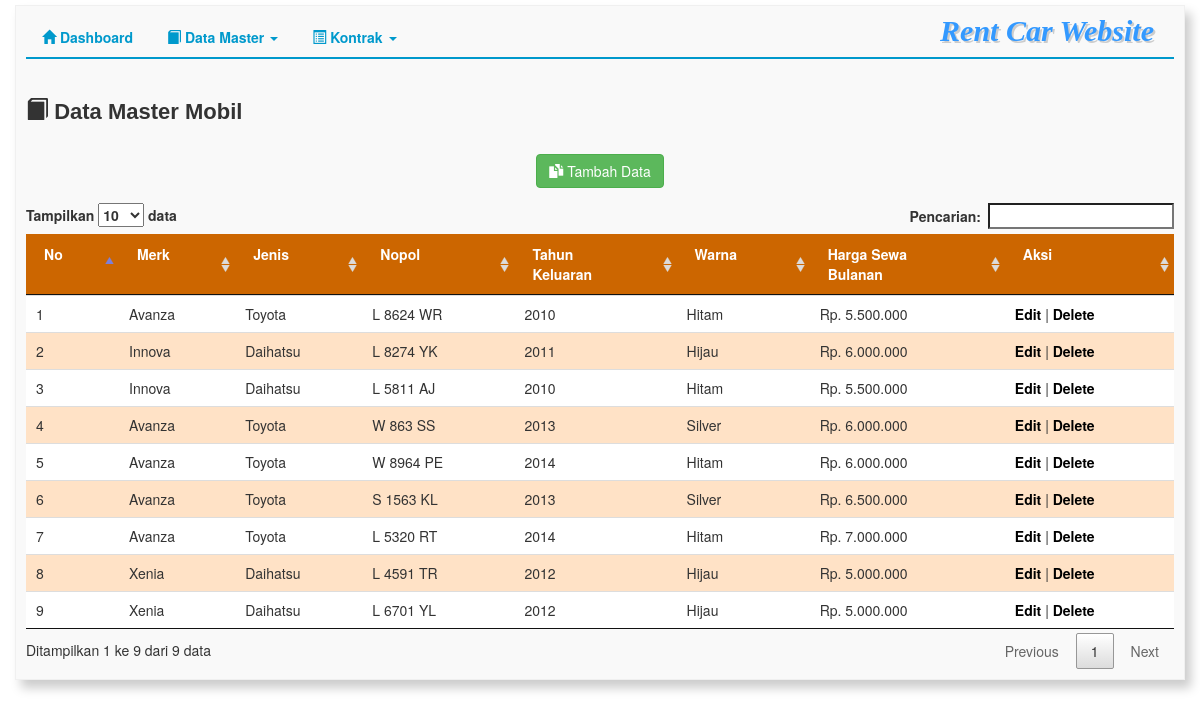
Page /index.php/master/mobil on the committed database.
### tables this page shows
CREATE TABLE IF NOT EXISTS `m_mobil` (
  `id_mobil` int(11) NOT NULL AUTO_INCREMENT,
  `merk` varchar(500) NOT NULL,
  `jenis` varchar(100) NOT NULL,
  `tipe` varchar(100) NOT NULL,
  `no_pol` varchar(50) NOT NULL,
  `tahun_keluaran` int(11) NOT NULL,
  `warna` varchar(100) NOT NULL,
  `sewa_bulanan` double NOT NULL,
  PRIMARY KEY (`id_mobil`)
);

### application/controllers/master/Mobil.php (called while the page is built, shortened)
<?php
class Mobil extends CI_Controller {
	function __construct() {
		$this->load->helper('url');
		$this->load->helper('html');
		$this->load->helper('form');
		$this->load->model('master/mobil_m', 'dt_mobil');
	}
	public function index(){
		$data['list_mobil'] = $this->dt_mobil->select_all();
		$i=0;
		foreach ($data["list_mobil"] as $row){
			$data["list_mobil"][$i]["sewa_bulanan_new"] = $this->angka_rupiah($data["list_mobil"][$i]["sewa_bulanan"]);
			$i++;
		}
		$this->load->view('master/mobil_v', $data);
	}
	public function angka_rupiah($number){
		$new_rupiah = "Rp. ".number_format($number, 0, ",", ".");
		return $new_rupiah;
	}
}

### index.php (called while the page is built, shortened)
<?php
require_once BASEPATH.'core/CodeIgniter.php';

### application/helpers/asset_helper.php (called while the page is built)
<?php  if ( ! defined('BASEPATH')) exit('No direct script access allowed');
if ( ! function_exists('assets_url'))
{
	function assets_url($uri = '')
	{
		return base_url().'assets/';
	}
}

### application/models/master/Mobil_m.php (called while the page is built, shortened)
<?php
class Mobil_m extends CI_Model{
	function select_all(){
		$query = $this->db->get('m_mobil');
		$result_array = $query->result_array();
		return $result_array;
	}
}

### application/views/master/mobil_v.php (the view, shortened to what this page needs)
<!DOCTYPE html>
<html lang="en">
<head>
<link rel="stylesheet" href="<?php echo assets_url(); ?>plugin/sidr-package-1.2.1/stylesheets/jquery.sidr.dark.css">
<link rel="stylesheet" href="<?php echo assets_url(); ?>templates/bootstrap-3.3.5-dist/css/bootstrap.min.css">
<link rel="stylesheet" href="<?php echo assets_url(); ?>plugin/DataTables-1.10.9/media/css/jquery.dataTables.min.css">
<link rel="stylesheet" href="<?php echo assets_url(); ?>css/style.css">
</head>
<body>
<div class="container">
<h2><span class="glyphicon glyphicon-book"></span> Data Master Mobil</h2>
<div align="center"><a href="<?php echo base_url(); ?>master/mobil/tambah_data"><button type="button" class="btn btn-success"><span class="glyphicon glyphicon-duplicate"></span> Tambah Data</button></a></div>
<div class="table-responsive">
    <table class="table" id="table_mobil">
        <thead>
            <tr>
                <td>No</td>
                <td>Merk</td>
                <td>Jenis</td>
                <td>Nopol</td>
                <td>Tahun<br />Keluaran</td>
                <td>Warna</td>
                <td>Harga Sewa<br />Bulanan</td>
                <td>Aksi</td>
            </tr>
        </thead>
        <?php
        $no=1;
        foreach($list_mobil as $row) { ?>
        <tr>
            <td><?php echo $no; ?></td>
            <td><?php echo $row['merk']; ?> </td>
            <td><?php echo $row['jenis']; ?></td>
            <td><?php echo $row['no_pol']; ?></td>
            <td><?php echo $row['tahun_keluaran']; ?> </td>
            <td><?php echo $row['warna']; ?> </td>
            <td><?php echo $row['sewa_bulanan_new']; ?> </td>
            <td><a href="<?php echo base_url(); ?>master/mobil/edit_data/<?php echo $row['id_mobil']; ?>">Edit</a> |
            <a name="<?php echo $row['id_mobil']; ?>" class="hapus" href="#">Delete</a>
            </td>
        </tr>
        <?php
        $no++;
        } ?>
    </table>
</div>
</div>
</body>
</html>

### assets/css/style.css (style rules this page uses)
body { background:#FFF; }
h2 { font-family:"Trebuchet MS", Arial, Helvetica, sans-serif; font-size:22px; color:#333; font-weight:bold; margin-bottom:30px; margin-top:50px; }
table tr td a { color:#00CCFF; }
.container { padding:10px; margin-top:5px; border:1px solid #F0F0F0; background:#F9F9F9; box-shadow: 6px 8px 10px #ccc; }
thead { background-color:#C60; font-weight:bold; color:#FFF; }
table.dataTable tr:nth-of-type(even) { height:35px; background-color:#FFE2C6; }
.table a { color:#000; font-weight:bold; }

### rows in the picture
m_mobil: merk "Avanza", jenis "Toyota", no_pol "L 8624 WR", tahun_keluaran "2010", warna "Hitam", sewa_bulanan_new "Rp. 5.500.000"
m_mobil: merk "Innova", jenis "Daihatsu", no_pol "L 8274 YK", tahun_keluaran "2011", warna "Hijau", sewa_bulanan_new "Rp. 6.000.000"
m_mobil: merk "Innova", jenis "Daihatsu", no_pol "L 5811 AJ", tahun_keluaran "2010", warna "Hitam", sewa_bulanan_new "Rp. 5.500.000"
m_mobil: merk "Avanza", jenis "Toyota", no_pol "W 863 SS", tahun_keluaran "2013", warna "Silver", sewa_bulanan_new "Rp. 6.000.000"
m_mobil: merk "Avanza", jenis "Toyota", no_pol "W 8964 PE", tahun_keluaran "2014", warna "Hitam", sewa_bulanan_new "Rp. 6.000.000"
m_mobil: merk "Avanza", jenis "Toyota", no_pol "S 1563 KL", tahun_keluaran "2013", warna "Silver", sewa_bulanan_new "Rp. 6.500.000"
m_mobil: merk "Avanza", jenis "Toyota", no_pol "L 5320 RT", tahun_keluaran "2014", warna "Hitam", sewa_bulanan_new "Rp. 7.000.000"
m_mobil: merk "Xenia", jenis "Daihatsu", no_pol "L 4591 TR", tahun_keluaran "2012", warna "Hijau", sewa_bulanan_new "Rp. 5.000.000"
m_mobil: merk "Xenia", jenis "Daihatsu", no_pol "L 6701 YL", tahun_keluaran "2012", warna "Hijau", sewa_bulanan_new "Rp. 5.000.000"
